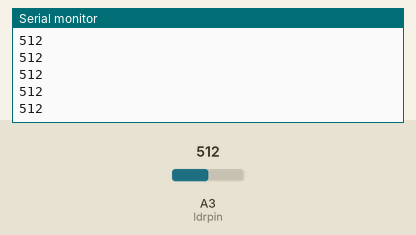
Bench run of a sketch on a simulated Arduino Uno, built with avr-gcc and run on an emulated ATmega328P. Parts: the last lines printed to the serial monitor. Inputs (shaded band) come from the test bench; at power-on: A3 (ldrpin) = 512.

Above: at 1.2 s.
1.3 s: A3 (ldrpin) set to 716
At 2.2 s:
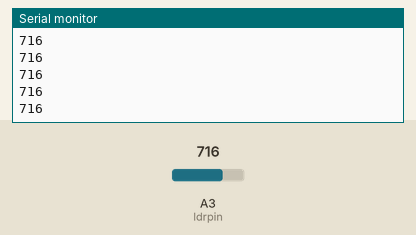
2.8 s: A3 (ldrpin) set to 900
At 3.9 s:
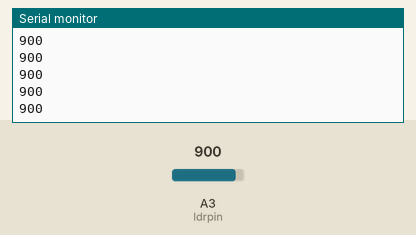
Timing chart, 0 to 5.8 s (numbered marks = the images above; inputs shaded):
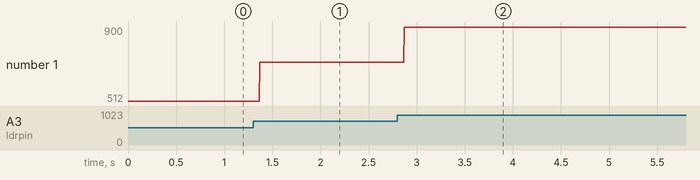

The sketch:

Main.ino
```cpp
int ldrpin = A3; //Code fails to compile when I remove this line. I have no idea why.
// Only A3 is used inside the main code snippets
void setup(){
  pinMode(A3,INPUT);
  Serial.begin(9600);
}
void loop(){
  int x = analogRead(A3);
  Serial.println(x);
}
```

Measured:
- after the input at 1.3 s, the serial monitor: prints a new line after 0.07 s (image 1)
- after the input at 2.8 s, the serial monitor: prints a new line after 0.07 s (image 2)
- plotted number 1: 512 → 716 after the input at 1.3 s, 716 → 900 after the input at 2.8 s
